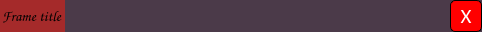
<?xml version="1.0" encoding="UTF-8"?>
<ui version="4.0">
 <class>TopFrameForm</class>
 <widget class="QWidget" name="TopFrameForm">
  <property name="geometry">
   <rect>
    <x>0</x>
    <y>0</y>
    <width>482</width>
    <height>32</height>
   </rect>
  </property>
  <property name="sizePolicy">
   <sizepolicy hsizetype="Expanding" vsizetype="Fixed">
    <horstretch>0</horstretch>
    <verstretch>0</verstretch>
   </sizepolicy>
  </property>
  <property name="minimumSize">
   <size>
    <width>0</width>
    <height>32</height>
   </size>
  </property>
  <property name="mouseTracking">
   <bool>true</bool>
  </property>
  <property name="windowTitle">
   <string>Form</string>
  </property>
  <layout class="QHBoxLayout" name="horizontalLayout">
   <property name="spacing">
    <number>0</number>
   </property>
   <property name="leftMargin">
    <number>0</number>
   </property>
   <property name="topMargin">
    <number>0</number>
   </property>
   <property name="rightMargin">
    <number>0</number>
   </property>
   <property name="bottomMargin">
    <number>0</number>
   </property>
   <item>
    <widget class="QWidget" name="topWidget" native="true">
     <property name="enabled">
      <bool>true</bool>
     </property>
     <property name="sizePolicy">
      <sizepolicy hsizetype="Expanding" vsizetype="Expanding">
       <horstretch>0</horstretch>
       <verstretch>0</verstretch>
      </sizepolicy>
     </property>
     <property name="maximumSize">
      <size>
       <width>16777215</width>
       <height>32</height>
      </size>
     </property>
     <property name="cursor">
      <cursorShape>ArrowCursor</cursorShape>
     </property>
     <property name="mouseTracking">
      <bool>true</bool>
     </property>
     <property name="styleSheet">
      <string notr="true">QWidget#topWidget
{
	
	background-color: rgb(75, 58, 73);
}
</string>
     </property>
     <layout class="QHBoxLayout" name="horizontalLayout_5">
      <property name="spacing">
       <number>0</number>
      </property>
      <property name="leftMargin">
       <number>0</number>
      </property>
      <property name="topMargin">
       <number>0</number>
      </property>
      <property name="rightMargin">
       <number>0</number>
      </property>
      <property name="bottomMargin">
       <number>0</number>
      </property>
      <item>
       <widget class="QLabel" name="frameTitle">
        <property name="sizePolicy">
         <sizepolicy hsizetype="Preferred" vsizetype="Expanding">
          <horstretch>0</horstretch>
          <verstretch>0</verstretch>
         </sizepolicy>
        </property>
        <property name="font">
         <font>
          <family>Comic Sans MS</family>
          <pointsize>11</pointsize>
         </font>
        </property>
        <property name="styleSheet">
         <string notr="true">QLabel#frameTitle
{
	color:black;
	background-color:brown;
	padding:2px;
}</string>
        </property>
        <property name="text">
         <string>Frame title</string>
        </property>
        <property name="scaledContents">
         <bool>false</bool>
        </property>
        <property name="margin">
         <number>0</number>
        </property>
        <property name="indent">
         <number>0</number>
        </property>
       </widget>
      </item>
      <item>
       <spacer name="horizontalSpacer">
        <property name="orientation">
         <enum>Qt::Horizontal</enum>
        </property>
        <property name="sizeType">
         <enum>QSizePolicy::Expanding</enum>
        </property>
        <property name="sizeHint" stdset="0">
         <size>
          <width>40</width>
          <height>20</height>
         </size>
        </property>
       </spacer>
      </item>
      <item>
       <widget class="QPushButton" name="exitButton">
        <property name="sizePolicy">
         <sizepolicy hsizetype="Fixed" vsizetype="Fixed">
          <horstretch>0</horstretch>
          <verstretch>0</verstretch>
         </sizepolicy>
        </property>
        <property name="minimumSize">
         <size>
          <width>32</width>
          <height>0</height>
         </size>
        </property>
        <property name="font">
         <font>
          <family>Calibri</family>
          <pointsize>16</pointsize>
          <weight>50</weight>
          <bold>false</bold>
         </font>
        </property>
        <property name="mouseTracking">
         <bool>true</bool>
        </property>
        <property name="focusPolicy">
         <enum>Qt::NoFocus</enum>
        </property>
        <property name="styleSheet">
         <string notr="true">QPushButton#exitButton
{
	background-color:red;
	color:white;
	border:1px solid black;
	padding:4px;
	border-radius:5px;
}
QPushButton#exitButton:hover
{
	background-color: rgb(214, 161, 162);
	border:2px solid white;
}</string>
        </property>
        <property name="text">
         <string>X</string>
        </property>
       </widget>
      </item>
     </layout>
    </widget>
   </item>
  </layout>
 </widget>
 <resources/>
 <connections/>
</ui>
